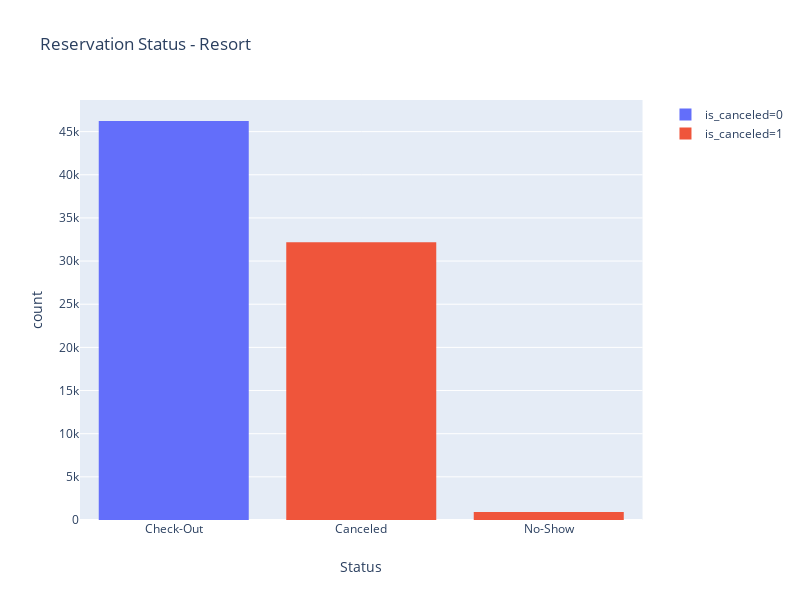

Notebook source saved alongside this figure:
### Code cell
eda.explore_feature(subgroup_city,'reservation_status', 
                    plot_type='histogram',
                    target_feature='is_canceled',
                    plot_label ='Status',
                    plot_title= 'Reservation Status - Resort');

### Figure 1 — Plotly figure (JSON) as saved in the notebook; plotly's stock layout.template omitted (floating-point values rounded to 4 significant figures; data arrays with more than 128 entries replaced by an {"elided": "..."} marker saying what was removed)
{"data": [{"alignmentgroup": "True", "bingroup": "x", "hoverlabel": {"namelength": 0}, "hovertemplate": "is_canceled=0<br>Status=%{x}<br>count=%{y}", "legendgroup": "is_canceled=0", "marker": {"color": "#636efa"}, "name": "is_canceled=0", "offsetgroup": "is_canceled=0", "orientation": "v", "showlegend": true, "type": "histogram", "x": {"elided": "46228 str values"}, "xaxis": "x", "yaxis": "y"}, {"alignmentgroup": "True", "bingroup": "x", "hoverlabel": {"namelength": 0}, "hovertemplate": "is_canceled=1<br>Status=%{x}<br>count=%{y}", "legendgroup": "is_canceled=1", "marker": {"color": "#EF553B"}, "name": "is_canceled=1", "offsetgroup": "is_canceled=1", "orientation": "v", "showlegend": true, "type": "histogram", "x": {"elided": "33102 str values"}, "xaxis": "x", "yaxis": "y"}], "layout": {"bargap": 0.2, "barmode": "relative", "height": 600, "legend": {"tracegroupgap": 0}, "title": {"text": "Reservation Status - Resort"}, "width": 800, "xaxis": {"anchor": "y", "domain": [0, 0.98], "title": {"text": "Status"}}, "yaxis": {"anchor": "x", "domain": [0, 1], "title": {"text": "count"}}}}
